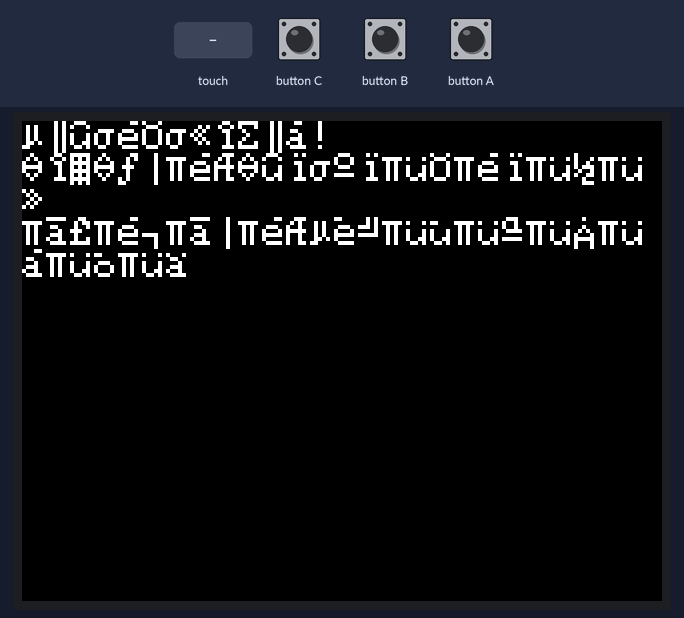
Simulated run of this program. Board: ESP32. Shown: 320×240 colour display. The inputs (shaded band) are chosen by the test bench. Storage starts empty.

Above: at 1.4 s.
1.5 s: button A pressed for 0.15 s
At 2.1 s:
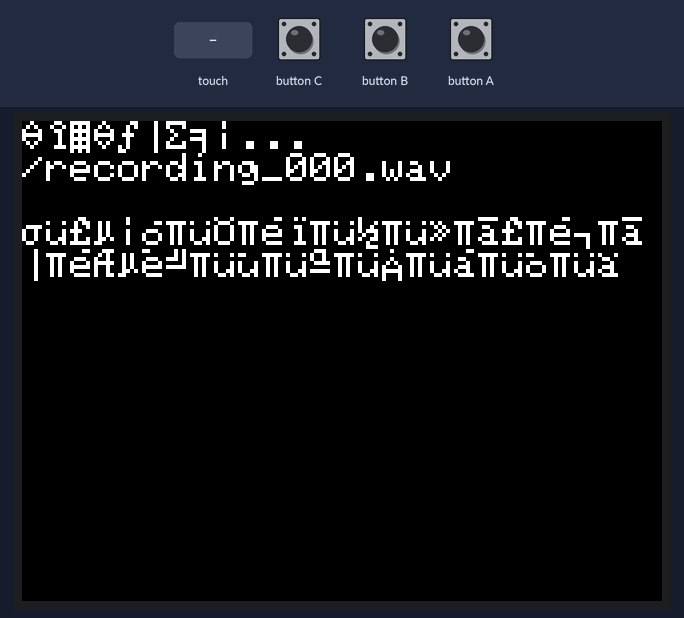
3.1 s: touch panel pressed at 13 % / 10 % of its raw x / y range
At 3.8 s:
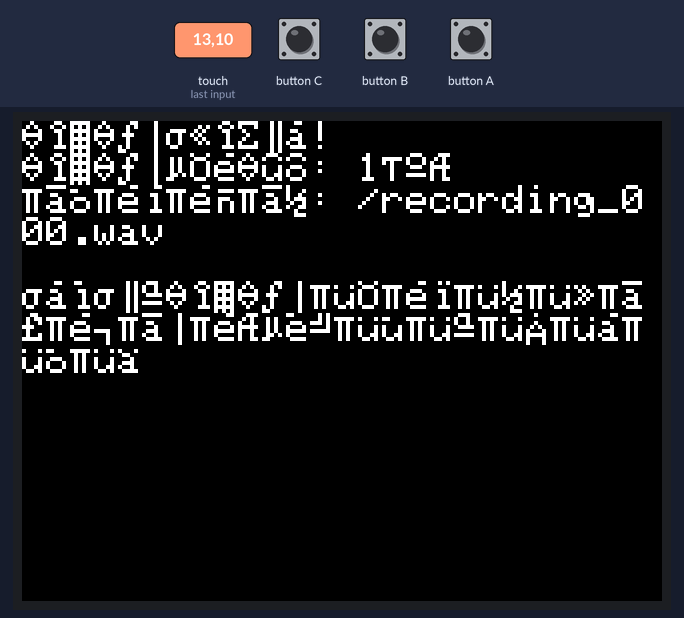
4.7 s: button A pressed for 1 s
At 5.7 s:
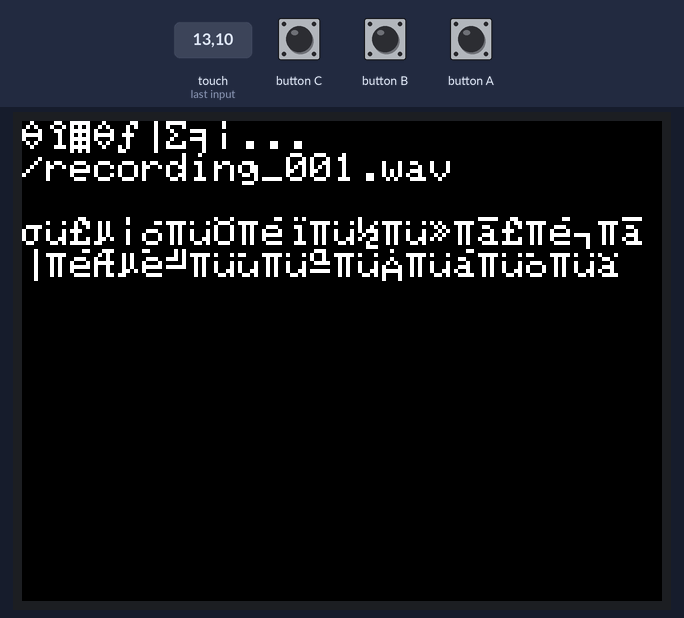
7.2 s: touch panel pressed at 38 % / 10 % of its raw x / y range
At 8.1 s:
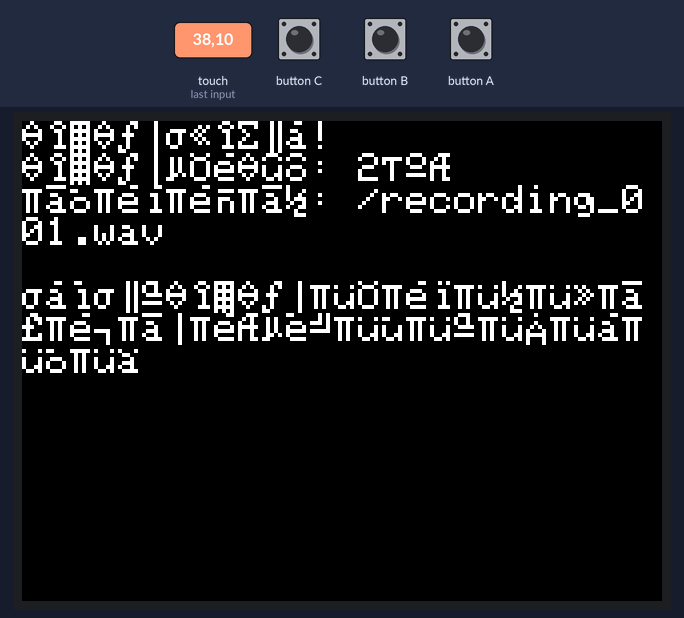
Timing chart, 0 to 9.8 s (numbered marks = the images above; inputs shaded):
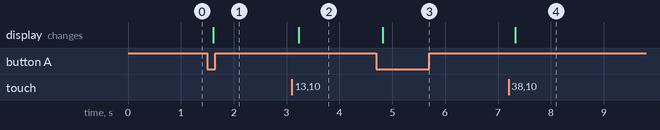

Measured:
- after the input at 1.5 s, the display: changes after 0.12 s (image 1)
- after the input at 3.1 s, the display: changes after 0.13 s (image 2)
- after the input at 4.7 s, the display: changes after 0.12 s (image 3)
- after the input at 7.2 s, the display: changes after 0.13 s (image 4)

The program:

main.cpp
```cpp
#include <Arduino.h>
#include <M5Unified.h>
#include <SPIFFS.h>

#define SAMPLE_RATE 16000
#define CHANNELS 1
#define BUFFER_SIZE 1024
#define BIT_DEPTH 16

// WAVファイルヘッダー構造体
struct WAVHeader {
  // RIFFチャンク
  char riffHeader[4] = {'R', 'I', 'F', 'F'};
  uint32_t wavSize;        // ファイルサイズ - 8
  char waveHeader[4] = {'W', 'A', 'V', 'E'};

  // fmtチャンク
  char fmtHeader[4] = {'f', 'm', 't', ' '};
  uint32_t fmtChunkSize = 16;
  uint16_t audioFormat = 1;  // PCM = 1
  uint16_t numChannels;      // チャンネル数
  uint32_t sampleRate;       // サンプルレート
  uint32_t byteRate;         // サンプルレート * チャンネル数 * ビット深度 / 8
  uint16_t blockAlign;       // チャンネル数 * ビット深度 / 8
  uint16_t bitsPerSample;    // ビット深度

  // dataチャンク
  char dataHeader[4] = {'d', 'a', 't', 'a'};
  uint32_t dataSize;         // 音声データのサイズ
};

// 録音関連の変数
File wavFile;
char wavFileName[32];
int fileCounter = 0;
uint32_t recordStartTime = 0;
bool isRecording = false;
WAVHeader wavHeader;
uint32_t bytesWritten = 0;
int16_t audioBuffer[BUFFER_SIZE];

// WAVファイルヘッダーを初期化する関数
void initWAVHeader() {
  wavHeader.numChannels = CHANNELS;
  wavHeader.sampleRate = SAMPLE_RATE;
  wavHeader.bitsPerSample = BIT_DEPTH;
  wavHeader.byteRate = SAMPLE_RATE * CHANNELS * (wavHeader.bitsPerSample / 8);
  wavHeader.blockAlign = CHANNELS * (wavHeader.bitsPerSample / 8);
  wavHeader.dataSize = 0; // 初期化時は0
  wavHeader.wavSize = 36; // 初期化時はヘッダーサイズのみ
}

// 録音ファイル名を生成する関数
void getNextFileName() {
  do {
    sprintf(wavFileName, "/recording_%03d.wav", fileCounter++);
  } while (SPIFFS.exists(wavFileName));
}

// 録音を開始する関数
void startRecording() {
  getNextFileName();

  // WAVファイルを作成
  wavFile = SPIFFS.open(wavFileName, FILE_WRITE);
  if (!wavFile) {
    M5.Display.println("ファイル作成に失敗しました");
    return;
  }

  // WAVヘッダーを初期化して書き込む
  initWAVHeader();
  wavFile.write((uint8_t*)&wavHeader, sizeof(WAVHeader));
  bytesWritten = 0;

  // M5.Micを開始
  M5.Mic.begin();

  isRecording = true;
  recordStartTime = millis();

  M5.Display.fillScreen(TFT_BLACK);
  M5.Display.setTextSize(2);
  M5.Display.setCursor(0, 0);
  M5.Display.println("録音中...");
  M5.Display.println(wavFileName);
  M5.Display.println("\n停止するにはボタンを押してください");
}

// 録音を停止する関数
void stopRecording() {
  if (isRecording) {
    // 録音停止
    M5.Mic.end();
    isRecording = false;

    // WAVファイルのヘッダーを更新
    wavHeader.dataSize = bytesWritten;
    wavHeader.wavSize = 36 + bytesWritten;

    wavFile.seek(0);
    wavFile.write((uint8_t*)&wavHeader, sizeof(WAVHeader));
    wavFile.close();

    M5.Display.fillScreen(TFT_BLACK);
    M5.Display.setCursor(0, 0);
    M5.Display.println("録音完了!");
    M5.Display.println("録音時間: " + String((millis() - recordStartTime) / 1000) + "秒");
    M5.Display.println("ファイル: " + String(wavFileName));
    M5.Display.println("\n再度録音するにはボタンを押してください");
  }
}

// M5.Micからデータを取得してWAVファイルに書き込む関数
void processAudio() {
  if (!isRecording) return;

  // M5.Micからデータを読み取る
  size_t len = M5.Mic.record(audioBuffer, BUFFER_SIZE);

  if (len > 0) {
    // WAVファイルにデータを書き込む
    size_t bytesPerSample = sizeof(int16_t);
    wavFile.write((uint8_t*)audioBuffer, len * bytesPerSample);
    bytesWritten += len * bytesPerSample;

    // 録音中の視覚的フィードバック（録音レベルメーター）
    static uint32_t lastUpdate = 0;
    if (millis() - lastUpdate > 100) { // 100msごとに更新
      lastUpdate = millis();

      // 録音時間の表示を更新
      M5.Display.fillRect(0, 50, 320, 20, TFT_BLACK);
      M5.Display.setCursor(0, 50);
      M5.Display.print("時間: " + String((millis() - recordStartTime) / 1000) + "秒");

      // オーディオレベルの簡易表示
      int16_t maxLevel = 0;
      for (int i = 0; i < len; i++) {
        int16_t absValue = abs(audioBuffer[i]);
        if (absValue > maxLevel) maxLevel = absValue;
      }
      int levelWidth = map(maxLevel, 0, 32768, 0, M5.Display.width());
      M5.Display.fillRect(0, 80, M5.Display.width(), 20, TFT_BLACK);
      M5.Display.fillRect(0, 80, levelWidth, 20, TFT_GREEN);
    }
  }
}

void setup() {
  // M5Stackの初期化
  auto cfg = M5.config();
  cfg.internal_mic = true;  // 内蔵マイクを有効化
  cfg.internal_spk = true;  // 内蔵スピーカーを有効化
  M5.begin(cfg);

  M5.Display.setTextSize(2);
  M5.Display.println("M5.Mic録音アプリ");
  M5.Display.println("初期化中...");

  // M5.Micの設定
  auto mic_cfg = M5.Mic.config();
  mic_cfg.sample_rate = SAMPLE_RATE;
  mic_cfg.stereo = (CHANNELS == 2);
  mic_cfg.pin_ws = 15;
  mic_cfg.pin_bck = 13;
  M5.Mic.config(mic_cfg);

  // SPIFFSの初期化
  if (!SPIFFS.begin(true)) {
    M5.Display.println("SPIFFSの初期化に失敗しました");
    M5.Display.println("リセットしてください");
    while (1) { delay(100); }
  }

  M5.Display.fillScreen(TFT_BLACK);
  M5.Display.setCursor(0, 0);
  M5.Display.println("準備完了!");
  M5.Display.println("録音を開始するには");
  M5.Display.println("ボタンを押してください");
}

void loop() {
  M5.update();

  // ボタンが押されたら録音開始/停止
  if (M5.BtnA.wasPressed() || (M5.Touch.getCount() && M5.Touch.getDetail(0).wasPressed())) {
    if (isRecording) {
      stopRecording();
    } else {
      startRecording();
    }
    delay(100); // デバウンス
  }

  // 録音中の処理
  processAudio();
}
```
